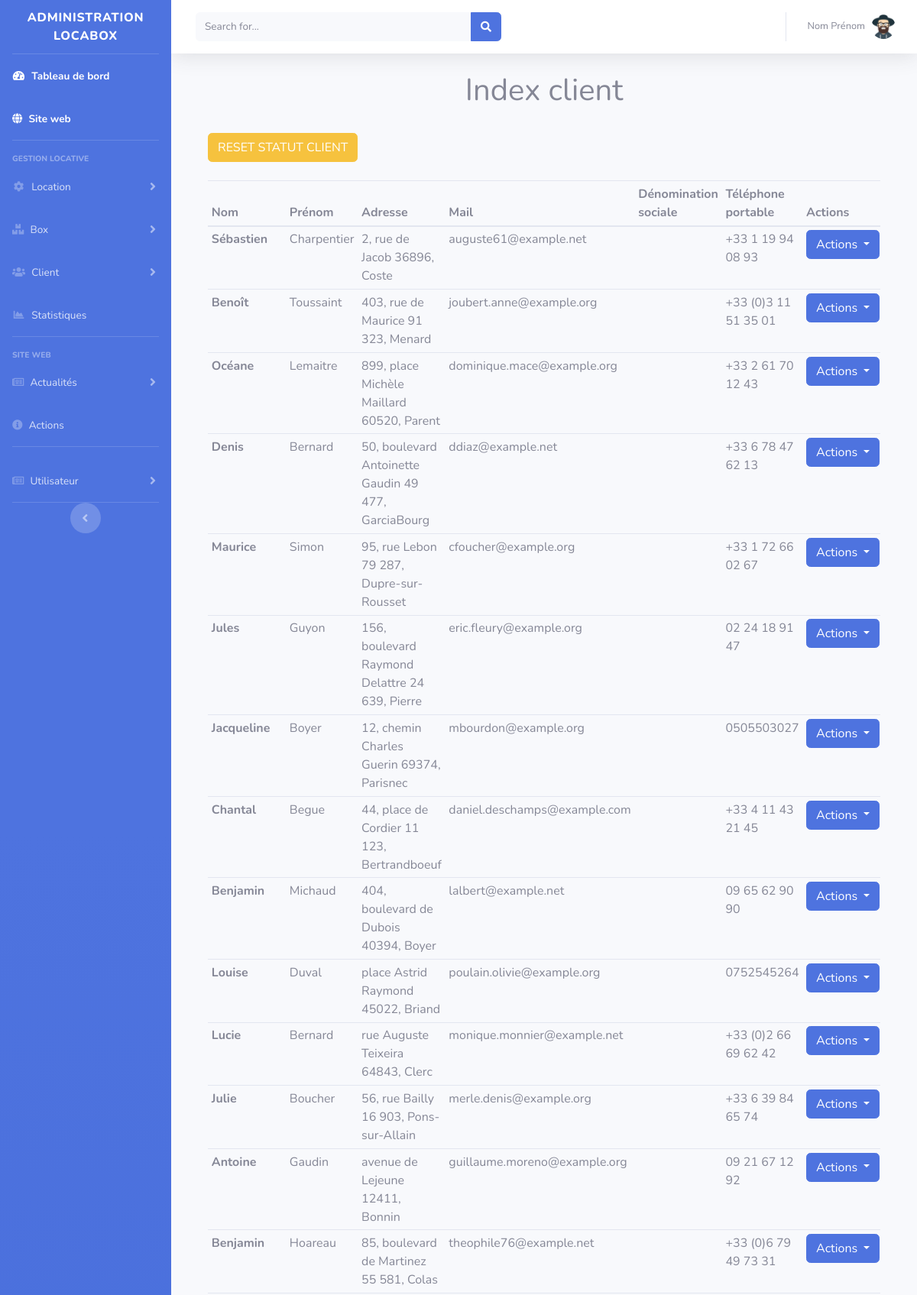
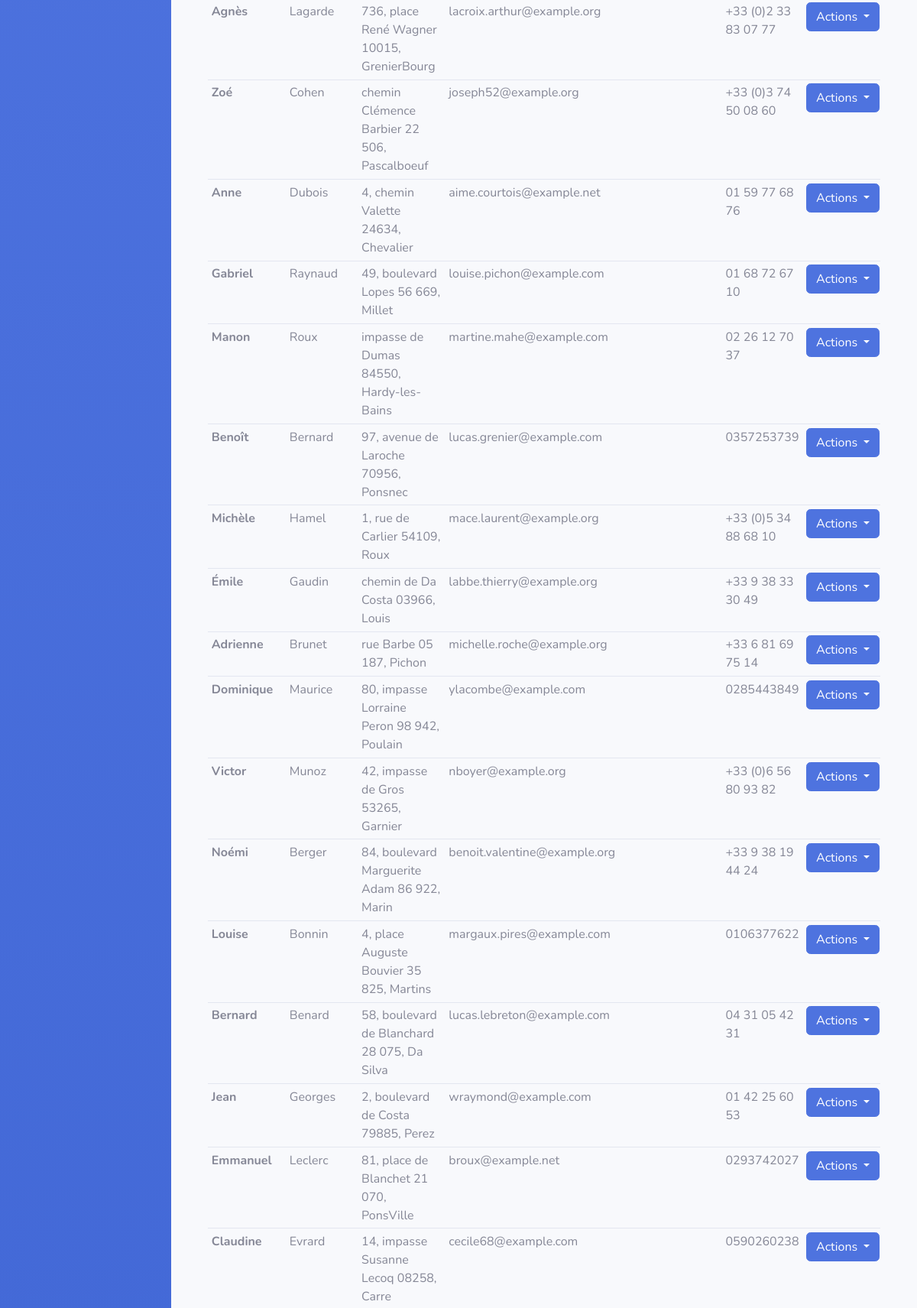
Page /admin/client/index.php (upper part) on the committed database (2 pictures, top to bottom).
### tables this page shows
CREATE TABLE IF NOT EXISTS `client` (
  `id` int NOT NULL AUTO_INCREMENT,
  `nom` varchar(255) NOT NULL,
  `prenom` varchar(255) NOT NULL,
  `mail` varchar(255) NOT NULL,
  `telephone_portable` varchar(255) NOT NULL,
  `telephone_fixe` varchar(255) DEFAULT NULL,
  `adresse` varchar(255) NOT NULL,
  `ville` varchar(255) NOT NULL,
  `code_postal` varchar(255) NOT NULL,
  `siret` varchar(14) DEFAULT NULL,
  `denomination_sociale` varchar(255) DEFAULT NULL,
  `statut` tinyint(1) NOT NULL,
  PRIMARY KEY (`id`)
);

### admin/client/index.php (the view, shortened to what this page needs)
<?php
include '../config/bdd.php';
include '../include/head.php';
include '../include/sidebar.php';
include '../include/topbar.php';
$sql = 'SELECT * FROM client WHERE statut = 0';
$req = $bdd->prepare($sql);
$req->execute();
$clients = $req->fetchAll(PDO::FETCH_ASSOC);
?>
<div class="container-fluid">
    <h1 class="text-center mt-4">Index client</h1>
    <a href="action.php?reset=true" class="btn btn-warning my-4">RESET STATUT CLIENT</a>
    <div class="table-responsive">
        <table class="table table-sm table-hover">
            <thead>
            <tr>
                <th scope="col">Nom</th>
                <th scope="col">Prénom</th>
                <th scope="col">Adresse</th>
                <th scope="col">Mail</th>
                <th scope="col">Dénomination sociale</th>
                <th scope="col">Téléphone portable</th>
                <th scope="col">Actions</th>
            </tr>
            </thead>
            <tbody>
            <?php foreach ($clients as $client): ?>
                <tr>
                    <th scope="row"><?= $client['nom'] ?></th>
                    <td><?= $client['prenom'] ?></td>
                    <td><?= $client['adresse'].' '.$client['code_postal'].', '.$client['ville'] ?></td>
                    <td><?= $client['mail'] ?></td>
                    <td><?= $client['denomination_sociale'] ?></td>
                    <td><?= $client['telephone_portable'] ?></td>
                    <td><div class="dropdown">
                            <button class="btn btn-primary dropdown-toggle" type="button" id="dropdownMenuButton" data-toggle="dropdown" aria-haspopup="true" aria-expanded="false">
                                Actions
                            </button>
                        </div></td>
                </tr>
            <?php endforeach; ?>
            </tbody>
        </table>
    </div>
</div>
<?php
include '../include/footer.php';
include '../include/bottom.php';

### admin/include/head.php (shortened to what this page needs)
<!DOCTYPE html>
<html lang="fr">
<head>
    <link href="<?= URL_ADMIN; ?>vendor/fontawesome-free/css/all.min.css" rel="stylesheet" type="text/css">
    <link href="<?= URL_ADMIN; ?>vendor/select2/dist/css/select2.min.css" rel="stylesheet" />
    <link href="<?= URL_ADMIN; ?>css/sb-admin-2.min.css" rel="stylesheet">
</head>
<body id="page-top">
<div id="wrapper">

### admin/include/sidebar.php (shortened to what this page needs)
<ul class="navbar-nav bg-gradient-primary sidebar sidebar-dark accordion" id="accordionSidebar">
    <a class="sidebar-brand d-flex align-items-center justify-content-center" href="<?= URL_ADMIN; ?>">
        <div class="sidebar-brand-text mx-3">Administration Locabox</sup></div>
    </a>
    <hr class="sidebar-divider my-0">
    <li class="nav-item active">
        <a class="nav-link" href="<?= URL_ADMIN; ?>">
            <i class="fas fa-fw fa-tachometer-alt"></i>
            <span>Tableau de bord</span></a>
        <a class="nav-link" href="<?= URL; ?>">
            <i class="fas fa-globe"></i>
            <span>Site web</span></a>
    </li>
    <hr class="sidebar-divider">
    <div class="sidebar-heading">
        Gestion locative
    </div>
    <li class="nav-item">
        <a class="nav-link collapsed" href="#" data-toggle="collapse" data-target="#location"
           aria-expanded="true" aria-controls="location">
            <i class="fas fa-fw fa-cog"></i>
            <span>Location</span>
        </a>
    </li>
    <li class="nav-item">
        <a class="nav-link collapsed" href="#" data-toggle="collapse" data-target="#box"
           aria-expanded="true" aria-controls="box">
            <i class="fas fa-boxes"></i>
            <span>Box</span>
        </a>
    </li>
    <li class="nav-item">
        <a class="nav-link collapsed" href="#" data-toggle="collapse" data-target="#client"
           aria-expanded="true" aria-controls="client">
            <i class="fas fa-users"></i>
            <span>Client</span>
        </a>
    </li>
    <li class="nav-item">
        <a class="nav-link" href="<?= URL_ADMIN; ?>/statistique/">
            <i class="fas fa-fw fa-chart-area"></i>
            <span>Statistiques</span></a>
    </li>
    <hr class="sidebar-divider">
    <div class="sidebar-heading">
        Site Web
    </div>
    <li class="nav-item">
        <a class="nav-link collapsed" href="#" data-toggle="collapse" data-target="#collapsePages"
           aria-expanded="true" aria-controls="collapsePages">
            <i class="far fa-newspaper"></i>
            <span>Actualités</span>
        </a>
    </li>
    <li class="nav-item">
        <a class="nav-link" href="<?= URL_ADMIN; ?>/action/">
            <i class="fas fa-info-circle"></i>
            <span>Actions</span></a>
    </li>
    <hr class="sidebar-divider d-none d-md-block">
    <li class="nav-item">
        <a class="nav-link collapsed" href="#" data-toggle="collapse" data-target="#utilisateur"
           aria-expanded="true" aria-controls="utilisateur">
            <i class="far fa-newspaper"></i>
            <span>Utilisateur</span>
        </a>
    </li>
    <hr class="sidebar-divider my-0">
    <div class="text-center d-none d-md-inline">
        <button class="rounded-circle border-0" id="sidebarToggle"></button>
    </div>
</ul>

### admin/include/topbar.php (shortened to what this page needs)
<div id="content-wrapper" class="d-flex flex-column">
    <div id="content">
        <nav class="navbar navbar-expand navbar-light bg-white topbar mb-4 static-top shadow">
            <form
                class="d-none d-sm-inline-block form-inline mr-auto ml-md-3 my-2 my-md-0 mw-100 navbar-search">
                <div class="input-group">
                    <input type="text" class="form-control bg-light border-0 small" placeholder="Search for..."
                           aria-label="Search" aria-describedby="basic-addon2">
                    <div class="input-group-append">
                        <button class="btn btn-primary" type="button">
                            <i class="fas fa-search fa-sm"></i>
                        </button>
                    </div>
                </div>
            </form>
            <ul class="navbar-nav ml-auto">
                <li class="nav-item dropdown no-arrow">
                    <a class="nav-link dropdown-toggle" href="#" id="userDropdown" role="button"
                       data-toggle="dropdown" aria-haspopup="true" aria-expanded="false">
                        <span class="mr-2 d-none d-lg-inline text-gray-600 small">Nom Prénom</span>
                        <img class="img-profile rounded-circle"
                             src="<?= URL_ADMIN ?>img/avatar/user0.png">
                    </a>
                </li>
            </ul>
        </nav>
        <div class="container-fluid">

### admin/include/footer.php (shortened to what this page needs)
</div>
</div>
</div>
</div>

### admin/include/bottom.php (shortened to what this page needs)
</body>
</html>

### rows in the picture
client: nom "Sébastien", prenom "Charpentier", adresse "2, rue de Jacob", code_postal "36896", ville "Coste", mail "auguste61@example.net", telephone_portable "+33 1 19 94 08 93"
client: nom "Benoît", prenom "Toussaint", adresse "403, rue de Maurice", code_postal "91 323", ville "Menard", mail "joubert.anne@example.org", telephone_portable "+33 (0)3 11 51 35 01"
client: nom "Océane", prenom "Lemaitre", adresse "899, place Michèle Maillard", code_postal "60520", ville "Parent", mail "dominique.mace@example.org", telephone_portable "+33 2 61 70 12 43"
client: nom "Denis", prenom "Bernard", adresse "50, boulevard Antoinette Gaudin", code_postal "49 477", ville "GarciaBourg", mail "ddiaz@example.net", telephone_portable "+33 6 78 47 62 13"
client: nom "Maurice", prenom "Simon", adresse "95, rue Lebon", code_postal "79 287", ville "Dupre-sur-Rousset", mail "cfoucher@example.org", telephone_portable "+33 1 72 66 02 67"
client: nom "Jules", prenom "Guyon", adresse "156, boulevard Raymond Delattre", code_postal "24 639", ville "Pierre", mail "eric.fleury@example.org", telephone_portable "02 24 18 91 47"
client: nom "Jacqueline", prenom "Boyer", adresse "12, chemin Charles Guerin", code_postal "69374", ville "Parisnec", mail "mbourdon@example.org", telephone_portable "0505503027"
client: nom "Chantal", prenom "Begue", adresse "44, place de Cordier", code_postal "11 123", ville "Bertrandboeuf", mail "daniel.deschamps@example.com", telephone_portable "+33 4 11 43 21 45"
client: nom "Benjamin", prenom "Michaud", adresse "404, boulevard de Dubois", code_postal "40394", ville "Boyer", mail "lalbert@example.net", telephone_portable "09 65 62 90 90"
client: nom "Louise", prenom "Duval", adresse "place Astrid Raymond", code_postal "45022", ville "Briand", mail "poulain.olivie@example.org", telephone_portable "0752545264"
client: nom "Lucie", prenom "Bernard", adresse "rue Auguste Teixeira", code_postal "64843", ville "Clerc", mail "monique.monnier@example.net", telephone_portable "+33 (0)2 66 69 62 42"
client: nom "Julie", prenom "Boucher", adresse "56, rue Bailly", code_postal "16 903", ville "Pons-sur-Allain", mail "merle.denis@example.org", telephone_portable "+33 6 39 84 65 74"
client: nom "Antoine", prenom "Gaudin", adresse "avenue de Lejeune", code_postal "12411", ville "Bonnin", mail "guillaume.moreno@example.org", telephone_portable "09 21 67 12 92"
client: nom "Benjamin", prenom "Hoareau", adresse "85, boulevard de Martinez", code_postal "55 581", ville "Colas", mail "theophile76@example.net", telephone_portable "+33 (0)6 79 49 73 31"
client: nom "Agnès", prenom "Lagarde", adresse "736, place René Wagner", code_postal "10015", ville "GrenierBourg", mail "lacroix.arthur@example.org", telephone_portable "+33 (0)2 33 83 07 77"
client: nom "Zoé", prenom "Cohen", adresse "chemin Clémence Barbier", code_postal "22 506", ville "Pascalboeuf", mail "joseph52@example.org", telephone_portable "+33 (0)3 74 50 08 60"
client: nom "Anne", prenom "Dubois", adresse "4, chemin Valette", code_postal "24634", ville "Chevalier", mail "aime.courtois@example.net", telephone_portable "01 59 77 68 76"
client: nom "Gabriel", prenom "Raynaud", adresse "49, boulevard Lopes", code_postal "56 669", ville "Millet", mail "louise.pichon@example.com", telephone_portable "01 68 72 67 10"
client: nom "Manon", prenom "Roux", adresse "impasse de Dumas", code_postal "84550", ville "Hardy-les-Bains", mail "martine.mahe@example.com", telephone_portable "02 26 12 70 37"
client: nom "Benoît", prenom "Bernard", adresse "97, avenue de Laroche", code_postal "70956", ville "Ponsnec", mail "lucas.grenier@example.com", telephone_portable "0357253739"
client: nom "Michèle", prenom "Hamel", adresse "1, rue de Carlier", code_postal "54109", ville "Roux", mail "mace.laurent@example.org", telephone_portable "+33 (0)5 34 88 68 10"
client: nom "Émile", prenom "Gaudin", adresse "chemin de Da Costa", code_postal "03966", ville "Louis", mail "labbe.thierry@example.org", telephone_portable "+33 9 38 33 30 49"
client: nom "Adrienne", prenom "Brunet", adresse "rue Barbe", code_postal "05 187", ville "Pichon", mail "michelle.roche@example.org", telephone_portable "+33 6 81 69 75 14"
client: nom "Dominique", prenom "Maurice", adresse "80, impasse Lorraine Peron", code_postal "98 942", ville "Poulain", mail "ylacombe@example.com", telephone_portable "0285443849"
client: nom "Victor", prenom "Munoz", adresse "42, impasse de Gros", code_postal "53265", ville "Garnier", mail "nboyer@example.org", telephone_portable "+33 (0)6 56 80 93 82"
client: nom "Noémi", prenom "Berger", adresse "84, boulevard Marguerite Adam", code_postal "86 922", ville "Marin", mail "benoit.valentine@example.org", telephone_portable "+33 9 38 19 44 24"
client: nom "Louise", prenom "Bonnin", adresse "4, place Auguste Bouvier", code_postal "35 825", ville "Martins", mail "margaux.pires@example.com", telephone_portable "0106377622"
client: nom "Bernard", prenom "Benard", adresse "58, boulevard de Blanchard", code_postal "28 075", ville "Da Silva", mail "lucas.lebreton@example.com", telephone_portable "04 31 05 42 31"
client: nom "Jean", prenom "Georges", adresse "2, boulevard de Costa", code_postal "79885", ville "Perez", mail "wraymond@example.com", telephone_portable "01 42 25 60 53"
client: nom "Emmanuel", prenom "Leclerc", adresse "81, place de Blanchet", code_postal "21 070", ville "PonsVille", mail "broux@example.net", telephone_portable "0293742027"
client: nom "Claudine", prenom "Evrard", adresse "14, impasse Susanne Lecoq", code_postal "08258", ville "Carre", mail "cecile68@example.com", telephone_portable "0590260238"
